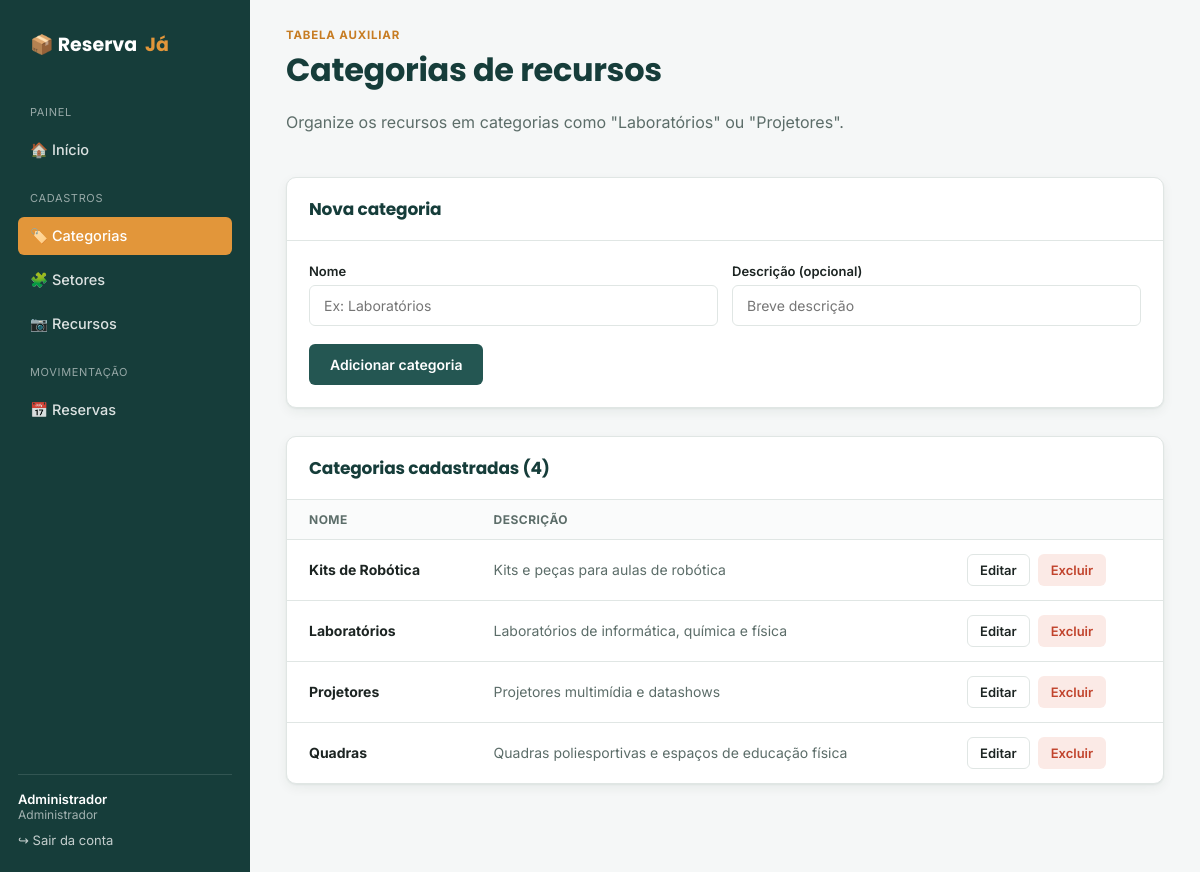
/admin/categorias.php (signed in), run on the app's committed database.
### tables this page shows
CREATE TABLE IF NOT EXISTS categorias (
    id         INT AUTO_INCREMENT PRIMARY KEY,
    nome       VARCHAR(80) NOT NULL,
    descricao  VARCHAR(255) DEFAULT NULL
);

### classes/Auth.php (called while the page is built, shortened)
<?php
class Auth
{
    public static function usuarioNome(): string
    {
        return $_SESSION['usuario_nome'] ?? '';
    }
}

### classes/Database.php (called while the page is built, shortened)
<?php
class Database
{
    private static ?PDO $instance = null;
    public static function getConnection(): PDO
    {
        if (self::$instance === null) {
            try {
                $dsn = 'mysql:host=' . DB_HOST . ';dbname=' . DB_NAME . ';charset=' . DB_CHARSET;
                self::$instance = new PDO($dsn, DB_USER, DB_PASS, [
                    PDO::ATTR_ERRMODE            => PDO::ERRMODE_EXCEPTION,
                    PDO::ATTR_DEFAULT_FETCH_MODE => PDO::FETCH_ASSOC,
                    PDO::ATTR_EMULATE_PREPARES   => false,
                ]);
            } catch (PDOException $e) {
                die('Erro de conexão com o banco de dados: ' . $e->getMessage());
            }
        }
        return self::$instance;
    }
}

### classes/Categoria.php (called while the page is built, shortened)
<?php
require_once __DIR__ . '/Database.php';
class Categoria
{
    private PDO $conn;
    public function __construct()
    {
        $this->conn = Database::getConnection();
    }
    public function listarTodas(): array
    {
        return $this->conn->query('SELECT * FROM categorias ORDER BY nome ASC')->fetchAll();
    }
}

### admin/categorias.php (the view, shortened to what this page needs)
<?php
require_once __DIR__ . '/../classes/Auth.php';
require_once __DIR__ . '/../classes/Categoria.php';
$categoriaModel = new Categoria();
$emEdicao = null;
$categorias = $categoriaModel->listarTodas();
include __DIR__ . '/_header.php';
?>
<div class="topo-pagina">
    <div>
        <div class="eyebrow">Tabela auxiliar</div>
        <h1 class="mt-0">Categorias de recursos</h1>
        <p>Organize os recursos em categorias como "Laboratórios" ou "Projetores".</p>
    </div>
</div>
<div class="painel">
    <div class="painel-cabecalho">
        <h2><?= $emEdicao ? 'Editar categoria' : 'Nova categoria' ?></h2>
    </div>
    <div class="painel-corpo">
        <form method="POST">
            <div class="campo-linha">
                <div class="campo">
                    <label for="nome">Nome</label>
                    <input type="text" id="nome" name="nome" required placeholder="Ex: Laboratórios"
                           value="<?= htmlspecialchars($emEdicao['nome'] ?? '') ?>">
                </div>
                <div class="campo">
                    <label for="descricao">Descrição (opcional)</label>
                    <input type="text" id="descricao" name="descricao" placeholder="Breve descrição"
                           value="<?= htmlspecialchars($emEdicao['descricao'] ?? '') ?>">
                </div>
            </div>
            <div class="acoes-tabela">
                <button type="submit" class="btn btn-primario"><?= $emEdicao ? 'Salvar alterações' : 'Adicionar categoria' ?></button>
            </div>
        </form>
    </div>
</div>
<div class="painel">
    <div class="painel-cabecalho">
        <h2>Categorias cadastradas (<?= count($categorias) ?>)</h2>
    </div>
    <?php if (empty($categorias)): ?>
        <div class="vazio">
            <div class="icone-vazio">🏷️</div>
            <p>Nenhuma categoria cadastrada ainda.</p>
        </div>
    <?php else: ?>
    <table>
        <thead><tr><th>Nome</th><th>Descrição</th><th></th></tr></thead>
        <tbody>
        <?php foreach ($categorias as $c): ?>
            <tr>
                <td><strong><?= htmlspecialchars($c['nome']) ?></strong></td>
                <td class="texto-suave"><?= htmlspecialchars($c['descricao'] ?: '—') ?></td>
                <td>
                    <div class="acoes-tabela">
                        <a href="categorias.php?editar=<?= $c['id'] ?>" class="btn btn-secundario btn-pequeno">Editar</a>
                        <a href="categorias.php?excluir=<?= $c['id'] ?>" class="btn btn-perigo btn-pequeno"
                           onclick="return confirm('Excluir esta categoria? Recursos vinculados ficarão sem categoria.');">Excluir</a>
                    </div>
                </td>
            </tr>
        <?php endforeach; ?>
        </tbody>
    </table>
    <?php endif; ?>
</div>
<?php include __DIR__ . '/_footer.php'; ?>

### admin/_header.php (shortened to what this page needs)
<?php
$paginaAtual = basename($_SERVER['PHP_SELF']);
?>
<!DOCTYPE html>
<html lang="pt-br">
<head>
    <link rel="stylesheet" href="../css/style.css">
</head>
<body>
<div class="app">
    <aside class="barra-lateral">
        <div class="marca">📦 Reserva<span class="ponto">Já</span></div>
        <div class="grupo-titulo">Painel</div>
        <a href="dashboard.php" class="item-menu <?= $paginaAtual === 'dashboard.php' ? 'ativo' : '' ?>">🏠 Início</a>
        <div class="grupo-titulo">Cadastros</div>
        <a href="categorias.php" class="item-menu <?= $paginaAtual === 'categorias.php' ? 'ativo' : '' ?>">🏷️ Categorias</a>
        <a href="setores.php" class="item-menu <?= $paginaAtual === 'setores.php' ? 'ativo' : '' ?>">🧩 Setores</a>
        <a href="recursos.php" class="item-menu <?= $paginaAtual === 'recursos.php' ? 'ativo' : '' ?>">📷 Recursos</a>
        <div class="grupo-titulo">Movimentação</div>
        <a href="reservas.php" class="item-menu <?= $paginaAtual === 'reservas.php' ? 'ativo' : '' ?>">📅 Reservas</a>
        <div class="rodape-menu">
            <div class="usuario-nome"><?= htmlspecialchars(Auth::usuarioNome()) ?></div>
            <div class="usuario-tipo">Administrador</div>
            <a href="../logout.php">↪ Sair da conta</a>
        </div>
    </aside>
    <main class="conteudo">

### admin/_footer.php
    </main>
</div>
</body>
</html>

### data on the page
categorias: nome "Kits de Robótica", descricao "Kits e peças para aulas de robótica"
categorias: nome "Laboratórios", descricao "Laboratórios de informática, química e física"
categorias: nome "Projetores", descricao "Projetores multimídia e datashows"
categorias: nome "Quadras", descricao "Quadras poliesportivas e espaços de educação física"

### other printed values
Auth::usuarioNome() "Administrador"
count($categorias) "4"
